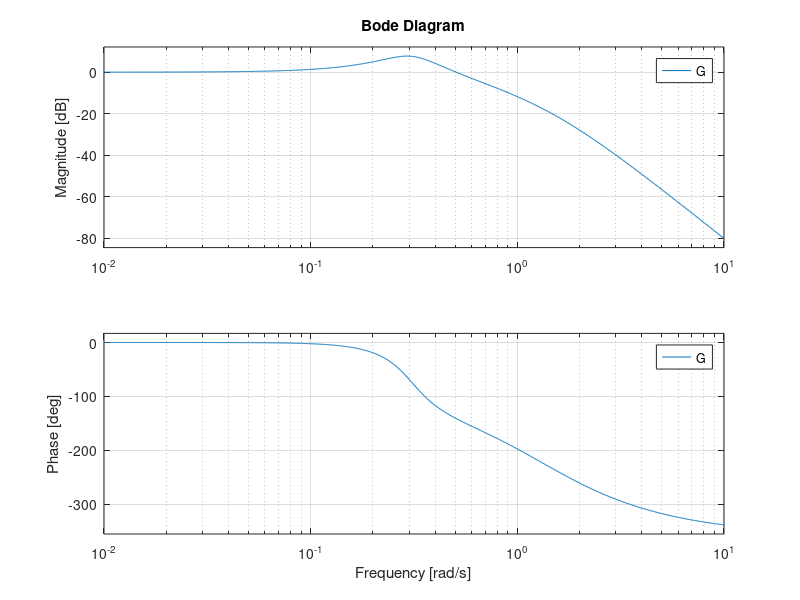
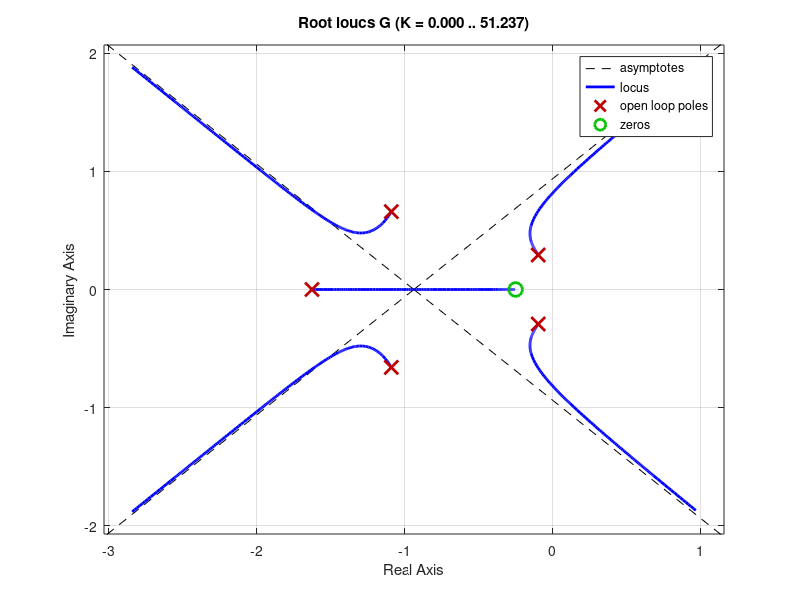

Write MATLAB code to recreate these figures, in order.
clc;
clear;
close all;

G = tf([1 0.25], [1 4 6 4 1 0.25]);  
w = logspace(-2, 1, 1000);         

figure
bode(G, w); grid on    

%part e
figure
rlocus(G); grid on 
